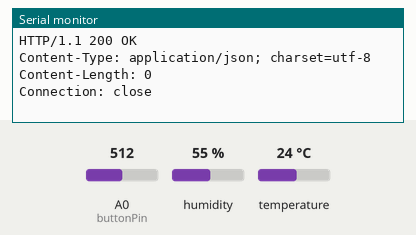
Recording of a sketch running on a simulated ESP8266 (NodeMCU). Parts: the last lines printed to the serial monitor. The inputs (shaded band) are chosen by the test bench; at power-on: humidity 55 %, A0 (buttonPin) = 512, temperature 24 °C. WiFi joins after 1.5 s; servers stay silent unless stated; uploads are accepted with an empty reply.

Above: at 2.7 s.
2.8 s: humidity set to 22 %
At 2.96 s:
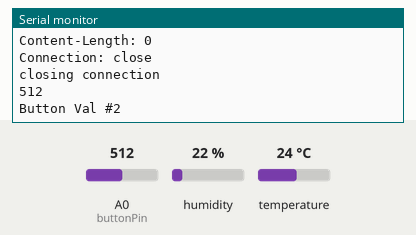
5.5 s: A0 (buttonPin) set to 716
At 5.51 s:
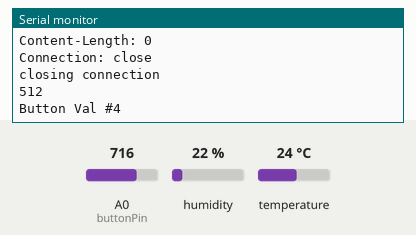
7.3 s: temperature set to 12 °C
At 8.07 s:
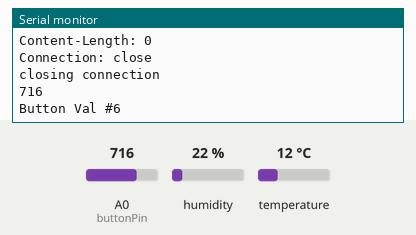
9.1 s: A0 (buttonPin) set to 900
At 9.35 s:
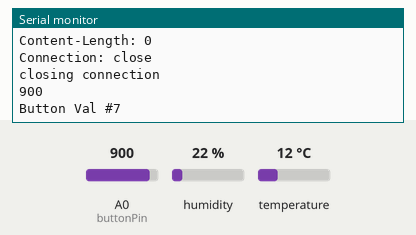
10.9 s: humidity set to 40 %
At 11.9 s:
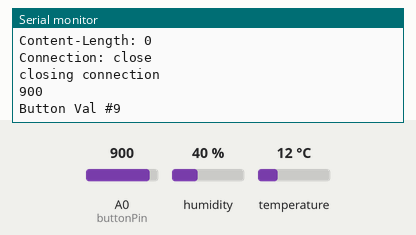
Timing chart, 0 to 13.7 s (numbered marks = the images above; inputs shaded):
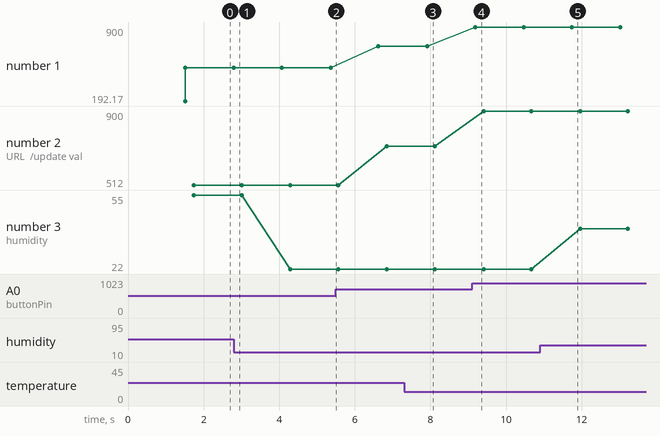

Measured:
- after the input at 9.1 s, the serial monitor: prints a new line after 0.08 s (image 4)
- plotted number 1: 512 → 716 after the input at 5.5 s, 716 → 900 after the input at 9.1 s
- plotted number 2: 512 → 716 after the input at 5.5 s, 716 → 900 after the input at 9.1 s
- plotted number 3: 55 → 22 after the input at 2.8 s, 22 → 40 after the input at 10.9 s

The sketch:

WiFiLogger.ino
```cpp
#include <ESP8266WiFi.h>

const char* ssid     = "Tejaswi";
const char* password = "12345678";

const char* host = "54.191.11.33";


const int buttonPin = A0;
int buttonState = 0;         // variable for reading the pushbutton status


#include "DHT.h"
#define DHTPIN D2
#define DHTTYPE DHT11
DHT dht(DHTPIN, DHTTYPE);

void setup() {
  pinMode(buttonPin, INPUT);

  Serial.begin(115200);
  delay(10);


  // We start by connecting to a WiFi network

  Serial.println();
  Serial.println();
  Serial.print("Connecting to ");
  Serial.println(ssid);

  WiFi.begin(ssid, password);

  while (WiFi.status() != WL_CONNECTED) {
    delay(500);
    Serial.print(".");
  }

  Serial.println("");
  Serial.println("WiFi connected");
  Serial.println("IP address: ");
  Serial.println(WiFi.localIP());

  dht.begin();


}

int lastVal = 1;
int num = 1;

void sendMessage(int val)
{
  Serial.print("Button Val #");
  Serial.println(num);
  num++;


   // Use WiFiClient class to create TCP connections
  WiFiClient client;
  const int httpPort = 8080;
  if (!client.connect(host, httpPort)) {
    Serial.println("connection failed");
    return;
  }

  float tval = dht.readTemperature();
  float hval = dht.readHumidity();

  // We now create a URI for the request
  String url = "/update?val=";
   url += val;
   url += "&temp=";
   url += tval;
   url += "&humidity=";
   url += hval;

  Serial.print("Requesting URL: ");
  Serial.println(url);

  // This will send the request to the server
  client.print(String("GET ") + url + " HTTP/1.1\r\n" +
               "Host: " + host + "\r\n" +
               "Connection: close\r\n\r\n");
  unsigned long timeout = millis();
  while (client.available() == 0) {
    if (millis() - timeout > 5000) {
      Serial.println(">>> Client Timeout !");
      client.stop();
      return;
    }
  }

  // Read all the lines of the reply from server and print them to Serial
  while(client.available()){
    String line = client.readStringUntil('\r');
    Serial.print(line);
  }

  Serial.println();
  Serial.println("closing connection");

}

void loop() {
  buttonState = analogRead(buttonPin);
  Serial.println(buttonState);
  //if(buttonState != lastVal){
    sendMessage(buttonState);
  //}
  lastVal = buttonState;
  /*
  delay(5000);
  Serial.print("connecting to ");
  Serial.println(host);


  */
}
```
